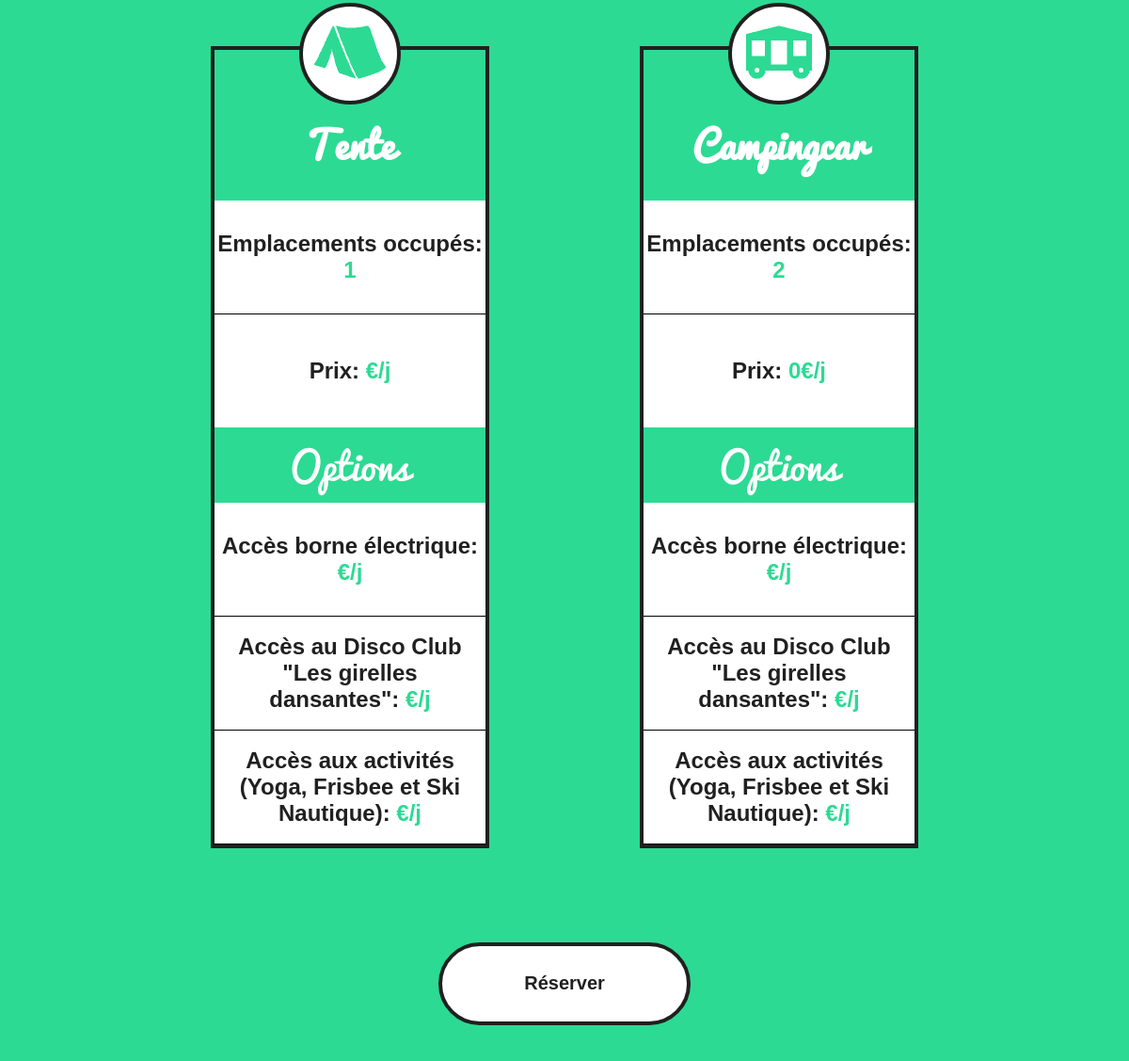
Before: / (middle part) with the older database file.
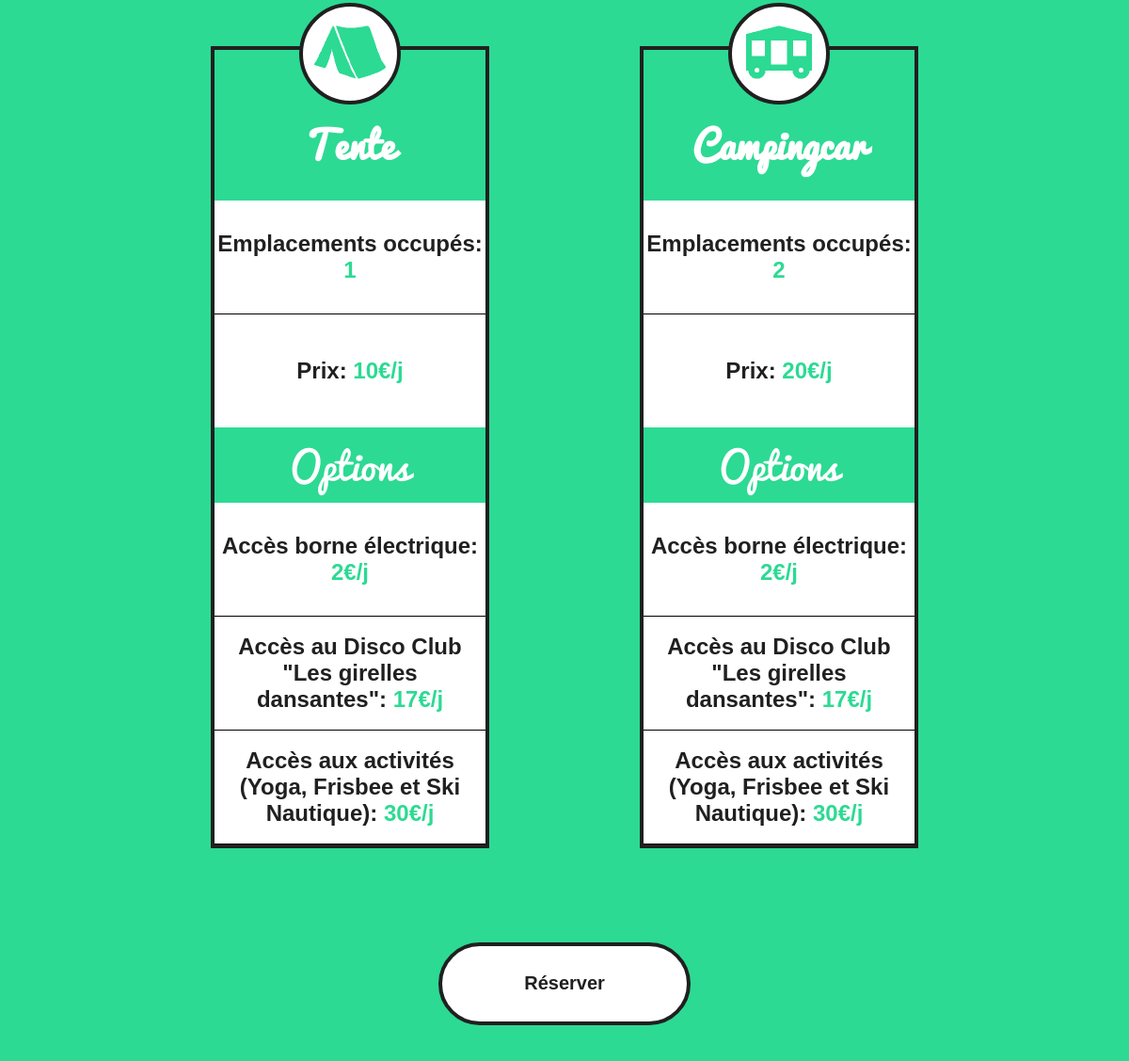
After: the same page with the newer database file.
### tables this page shows
CREATE TABLE IF NOT EXISTS `tarifs` (
  `tarifo1` int(11) NOT NULL,
  `tarifo2` int(11) NOT NULL,
  `tarifo3` int(11) NOT NULL,
  `tarifemplacement` int(11) NOT NULL
);

### index.php (the view, shortened to what this page needs)
<?php
$cnx = mysqli_connect("localhost", "root", "", "camping");
$requeteprix = "SELECT * FROM tarifs";
$queryprix = mysqli_query($cnx, $requeteprix);
$resultatprix = mysqli_fetch_all($queryprix);
?>
<!doctype html>
<html lang="fr">
<head>
    <link rel="stylesheet" href="css/style.css">
</head>
<body>
<main>
    <section id="ctarif">
        <section id="tarif">
            <section class="ctabletarif1">
                <article id="titretarif">
                    <img id="imgtente" src="img/tente.png" alt="tente">
                    <h1>Tente</h1>
                </article>
                <article class="casetarif">
                    <p>Emplacements occupés: <span class="green">1</span></p>
                </article>
                <article class="casetarifnoborder">
                    <p>Prix: <span class="green"><?php echo $resultatprix[0][3]; ?>€/j</span><p>
                </article>
                <article id="optioncase">
                    <p>Options</p>
                </article>
                <article class="casetarif">
                    <p>Accès borne électrique: <span class="green"><?php echo $resultatprix[0][0]; ?>€/j</span></p>
                </article>
                <article class="casetarif">
                    <p>Accès au Disco Club "Les girelles dansantes": <span class="green"><?php echo $resultatprix[0][1]; ?>€/j</span></p>
                </article>
                <article class="casetarif">
                    <p>Accès aux activités (Yoga, Frisbee et Ski Nautique): <span class="green"><?php echo $resultatprix[0][2]; ?>€/j</span></p>
                </article>
            </section>
            <section class="ctabletarif2">
                <article id="titretarif">
                    <img id="imgtente" src="img/mobilhome.png" alt="mobilhome">
                    <h1>Campingcar</h1>
                </article>
                <article class="casetarif">
                    <p>Emplacements occupés: <span class="green">2</span></p>
                </article>
                <article class="casetarifnoborder">
                    <p>Prix: <span class="green"><?php echo $resultatprix[0][3]*2; ?>€/j</span><p>
                </article>
                <article id="optioncase">
                    <p>Options</p>
                </article>
                <article class="casetarif">
                    <p>Accès borne électrique: <span class="green"><?php echo $resultatprix[0][0]; ?>€/j</span></p>
                </article>
                <article class="casetarif">
                    <p>Accès au Disco Club "Les girelles dansantes": <span class="green"><?php echo $resultatprix[0][1]; ?>€/j</span></p>
                </article>
                <article class="casetarif">
                    <p>Accès aux activités (Yoga, Frisbee et Ski Nautique): <span class="green"><?php echo $resultatprix[0][2]; ?>€/j</span></p>
                </article>
            </section>
        </section>
        <section id="cbtnres">
            <a href="reservation-form.php"><p>Réserver</p></a>
        </section>
    </section>
</main>
</body>
</html>

Changed rows visible on the page:
added tarifs: tarifemplacement "10", tarifo1 "2", tarifo2 "17", tarifo3 "30", $resultatprix[0][3]*2 "20"
Other visible differences:
$resultatprix[0][3]*2: "0" → (not shown)
